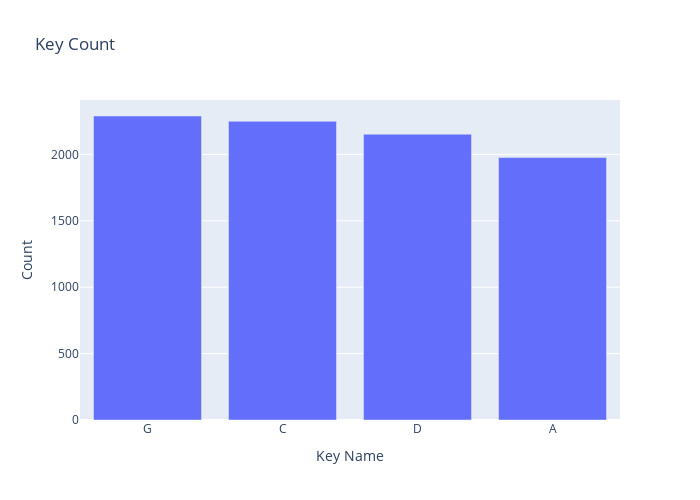

Here is the notebook cell this chart was saved with:
### Markdown cell above
Notice how G key has become most dominant in 1990s as compared to 1980s this shows inclination towards rock grunge music which was perfect for guitar strumming and solo performance which was guitar heavy and reducing keyboard dependancy alnog side with Keys C, A and D which dominated 90s with artists like Nirvana, Green Day, Oasis, R.E.M., Backstreet Boys, Spice Girls.

### Code cell
# Keys in 2000s 

df_keys_2000s = pd.read_sql("""SELECT TOP 4 key_name,
COUNT(key_name) [Count of keys in 2000s]
FROM spotify_tracks_cleaned
WHERE release_year <=2010 AND release_year >2000
GROUP BY key_name
ORDER BY COUNT(key_name) DESC 
""", engine)

#df_keys_2000s.plot(kind = 'bar', x='key_name', y= 'Count of keys in 2000s', legend = False)

px.bar(x='key_name', y= 'Count of keys in 2000s', data_frame = df_keys_2000s, width=700, height=500,title = 'Key Count', labels = {'key_name': 'Key Name', 'Count of keys in 2000s':'Count'})

### Figure 1 — Plotly figure (JSON) as saved in the notebook; plotly's stock layout.template omitted (floating-point values rounded to 4 significant figures)
{"data": [{"alignmentgroup": "True", "hovertemplate": "Key Name=%{x}<br>Count=%{y}<extra></extra>", "legendgroup": "", "marker": {"color": "#636efa", "pattern": {"shape": ""}}, "name": "", "offsetgroup": "", "orientation": "v", "showlegend": false, "textposition": "auto", "type": "bar", "x": ["G", "C", "D", "A"], "xaxis": "x", "y": [2289, 2249, 2152, 1976], "yaxis": "y"}], "layout": {"barmode": "relative", "height": 500, "legend": {"tracegroupgap": 0}, "title": {"text": "Key Count"}, "width": 700, "xaxis": {"anchor": "y", "domain": [0, 1], "title": {"text": "Key Name"}}, "yaxis": {"anchor": "x", "domain": [0, 1], "title": {"text": "Count"}}}}
